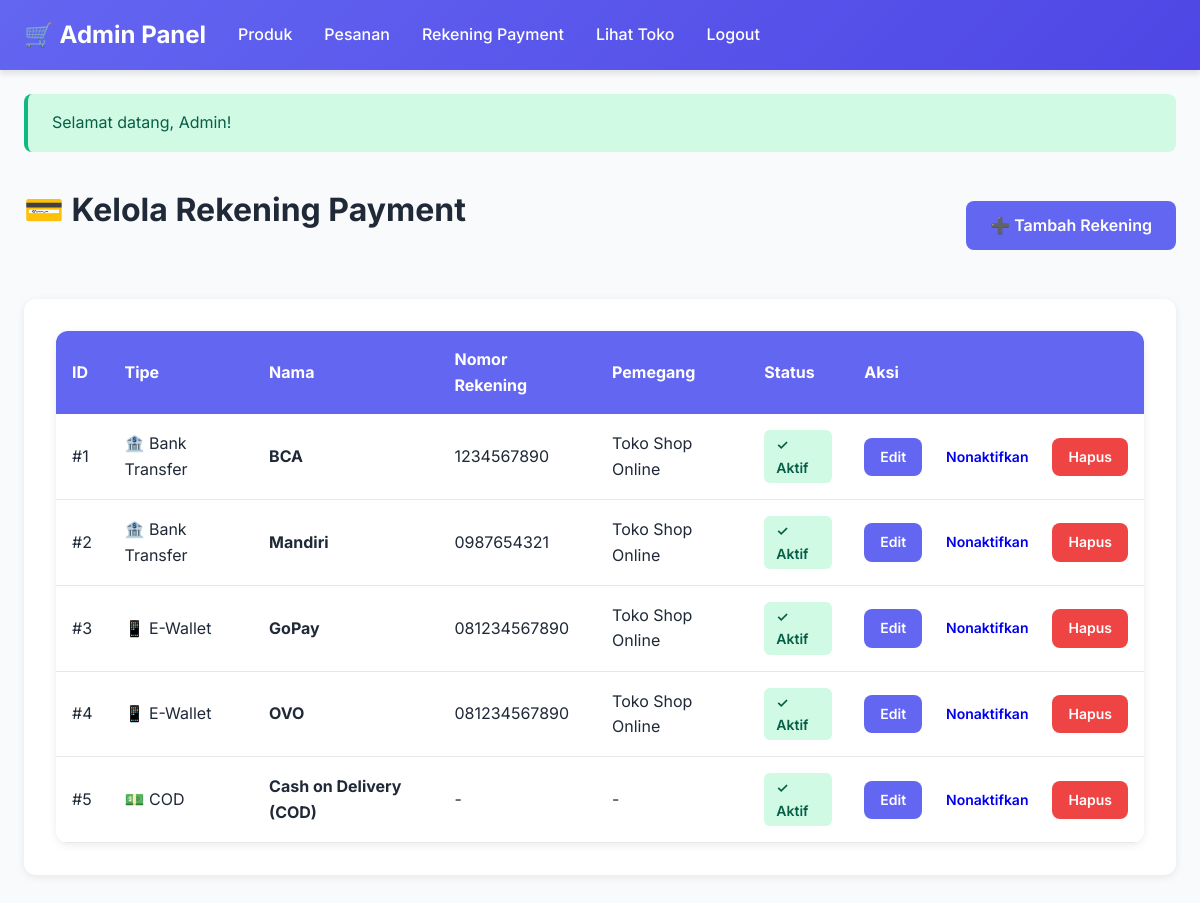
The app's page /admin/payment-accounts.php (signed in) with its own data.
### tables this page shows
CREATE TABLE IF NOT EXISTS payment_accounts (
    id INT AUTO_INCREMENT PRIMARY KEY,
    type ENUM('bank_transfer', 'e_wallet', 'cod') NOT NULL,
    name VARCHAR(100) NOT NULL COMMENT 'Nama rekening (misal: BCA, Mandiri, GoPay)',
    account_number VARCHAR(100) DEFAULT NULL COMMENT 'Nomor rekening atau nomor e-wallet',
    account_holder VARCHAR(100) DEFAULT NULL COMMENT 'Nama pemegang rekening',
    instructions TEXT DEFAULT NULL COMMENT 'Instruksi pembayaran untuk customer',
    is_active BOOLEAN DEFAULT 1 COMMENT '1 = aktif, 0 = nonaktif',
    created_at TIMESTAMP DEFAULT CURRENT_TIMESTAMP,
    INDEX idx_type (type),
    INDEX idx_is_active (is_active)
);

### admin/payment-accounts.php (the view, shortened to what this page needs)
<?php
include 'includes/header.php';
$accounts = $pdo->query("SELECT * FROM payment_accounts ORDER BY type, name")->fetchAll();
?>
<div class="container" style="margin-top: 2rem;">
    <div style="display: flex; justify-content: space-between; align-items: center; margin-bottom: 2rem;">
        <h1 class="section-title">💳 Kelola Rekening Payment</h1>
        <a href="add-payment-account.php" class="btn btn-primary">
            ➕ Tambah Rekening
        </a>
    </div>
    <div class="card">
        <?php if (empty($accounts)): ?>
            <p style="text-align: center; color: var(--gray); padding: 3rem;">Belum ada rekening payment</p>
        <?php else: ?>
            <table class="table">
                <thead>
                    <tr>
                        <th>ID</th>
                        <th>Tipe</th>
                        <th>Nama</th>
                        <th>Nomor Rekening</th>
                        <th>Pemegang</th>
                        <th>Status</th>
                        <th>Aksi</th>
                    </tr>
                </thead>
                <tbody>
                    <?php foreach ($accounts as $account): ?>
                        <tr>
                            <td>#<?php echo $account['id']; ?></td>
                            <td>
                                <?php
                                $type_labels = [
                                    'bank_transfer' => '🏦 Bank Transfer',
                                    'e_wallet' => '📱 E-Wallet',
                                    'cod' => '💵 COD'
                                ];
                                echo $type_labels[$account['type']] ?? $account['type'];
                                ?>
                            </td>
                            <td><strong><?php echo htmlspecialchars($account['name']); ?></strong></td>
                            <td><?php echo htmlspecialchars($account['account_number'] ?? '-'); ?></td>
                            <td><?php echo htmlspecialchars($account['account_holder'] ?? '-'); ?></td>
                            <td>
                                <?php if ($account['is_active']): ?>
                                    <span
                                        style="display: inline-block; padding: 0.25rem 0.75rem; background: #D1FAE5; color: #065F46; border-radius: 6px; font-size: 0.875rem; font-weight: 600;">
                                        ✓ Aktif
                                    </span>
                                <?php endif; ?>
                            </td>
                            <td>
                                <div style="display: flex; gap: 0.5rem;">
                                    <a href="edit-payment-account.php?id=<?php echo $account['id']; ?>"
                                        class="btn btn-sm btn-primary">Edit</a>
                                    <a href="?toggle=<?php echo $account['id']; ?>&csrf_token=<?php echo $_SESSION['csrf_token']; ?>"
                                        class="btn btn-sm btn-warning" onclick="return confirm('Ubah status rekening ini?')">
                                        <?php echo $account['is_active'] ? 'Nonaktifkan' : 'Aktifkan'; ?>
                                    </a>
                                    <a href="?delete=<?php echo $account['id']; ?>&csrf_token=<?php echo $_SESSION['csrf_token']; ?>"
                                        class="btn btn-sm btn-danger"
                                        onclick="return confirm('Yakin ingin menghapus rekening ini?')">Hapus</a>
                                </div>
                            </td>
                        </tr>
                    <?php endforeach; ?>
                </tbody>
            </table>
        <?php endif; ?>
    </div>
</div>
<?php include 'includes/footer.php'; ?>

### assets/css/style.css (style rules this page uses)
:root { --primary: #6366f1; --primary-dark: #4f46e5; --secondary: #ec4899; --success: #10b981; --danger: #ef4444; --warning: #f59e0b; --dark: #1f2937; --light: #f9fafb; --gray: #6b7280; --border: #e5e7eb; }
* { margin: 0; padding: 0; box-sizing: border-box; }
body { font-family: 'Inter', -apple-system, BlinkMacSystemFont, 'Segoe UI', sans-serif; line-height: 1.6; color: var(--dark); background: var(--light); }
.container { max-width: 1200px; margin: 0 auto; padding: 0 1.5rem; }
.section-title { font-size: 2rem; font-weight: 700; margin-bottom: 2rem; text-align: center; }
.btn { display: inline-block; padding: 0.75rem 1.5rem; border: none; border-radius: 8px; font-weight: 600; text-decoration: none; cursor: pointer; transition: all 0.3s; text-align: center; }
.btn-primary { background: var(--primary); color: white; }
.btn-danger { background: var(--danger); color: white; }
.btn-sm { padding: 0.5rem 1rem; font-size: 0.875rem; }
.card { background: white; border-radius: 12px; padding: 2rem; box-shadow: 0 2px 8px rgba(0, 0, 0, 0.08); margin-bottom: 2rem; }
.table { width: 100%; border-collapse: collapse; background: white; border-radius: 12px; overflow: hidden; box-shadow: 0 2px 8px rgba(0, 0, 0, 0.08); }
.table thead { background: var(--primary); color: white; }
.table th, .table td { padding: 1rem; text-align: left; }
.table tbody tr { border-bottom: 1px solid var(--border); }

### records on screen
payment_accounts: id "1", type "🏦 Bank Transfer", name "BCA", account_number "1234567890", account_holder "Toko Shop Online", is_active "✓ Aktif"
payment_accounts: id "2", type "🏦 Bank Transfer", name "Mandiri", account_number "0987654321", account_holder "Toko Shop Online", is_active "✓ Aktif"
payment_accounts: id "3", type "📱 E-Wallet", name "GoPay", account_number "081234567890", account_holder "Toko Shop Online", is_active "✓ Aktif"
payment_accounts: id "4", type "📱 E-Wallet", name "OVO", account_number "081234567890", account_holder "Toko Shop Online", is_active "✓ Aktif"
payment_accounts: id "5", type "💵 COD", name "Cash on Delivery (COD)", account_number "-", account_holder "-", is_active "✓ Aktif"

### other values on screen
$flash['message'] "Selamat datang, Admin!"
